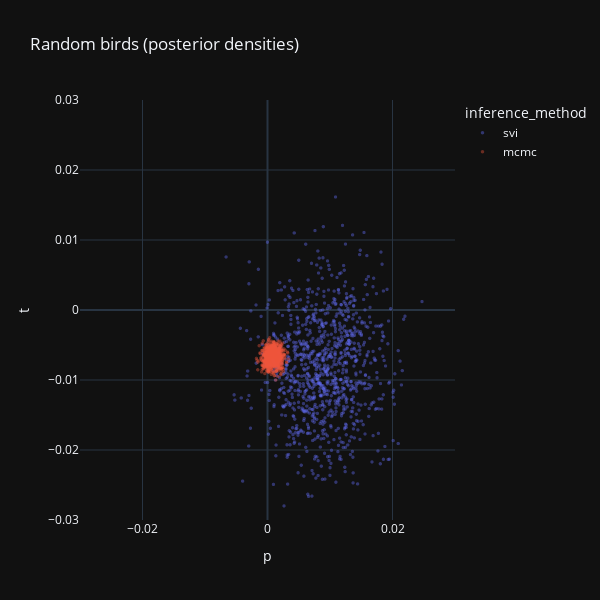

The cell this chart's notebook holds for it:
### Code cell
site_p_svi = random_sigmavar['p'].flatten().tolist()
site_t_svi = random_sigmavar['t'].flatten().tolist()
site_p_mcmc = random_sigmavar_mcmc['p'].flatten().tolist()
site_t_mcmc = random_sigmavar_mcmc['t'].flatten().tolist()

source_svi = ['svi'] * len(site_p_svi)
source_mcmc = ['mcmc'] * len(site_p_mcmc)

data = {
    'p': site_p_svi +  site_p_mcmc,
    't': site_t_svi +  site_t_mcmc,
    'inference_method': source_svi  + source_mcmc
}

df = pd.DataFrame(data)

fig = px.scatter(df, x='p', y='t', color='inference_method', 
                title='Random birds (posterior densities)',
                template='plotly_dark')

fig.update_xaxes(range=[-.03, .03])
fig.update_yaxes(range=[-.03, .03])

fig.update_layout(autosize=False,
        width=600,
        height=600
)

fig.update_traces(marker=dict(size=3.5, opacity=0.4))

fig.show()

### Figure 1 — Plotly figure (JSON) as saved in the notebook; plotly's stock layout.template omitted (floating-point values rounded to 4 significant figures; data arrays with more than 128 entries replaced by an {"elided": "..."} marker saying what was removed)
{"data": [{"hovertemplate": "inference_method=svi<br>p=%{x}<br>t=%{y}<extra></extra>", "legendgroup": "svi", "marker": {"color": "#636efa", "opacity": 0.4, "size": 3.5, "symbol": "circle"}, "mode": "markers", "name": "svi", "showlegend": true, "type": "scattergl", "x": {"elided": "1000 float values"}, "xaxis": "x", "y": {"elided": "1000 float values"}, "yaxis": "y"}, {"hovertemplate": "inference_method=mcmc<br>p=%{x}<br>t=%{y}<extra></extra>", "legendgroup": "mcmc", "marker": {"color": "#EF553B", "opacity": 0.4, "size": 3.5, "symbol": "circle"}, "mode": "markers", "name": "mcmc", "showlegend": true, "type": "scattergl", "x": {"elided": "1000 float values"}, "xaxis": "x", "y": {"elided": "1000 float values"}, "yaxis": "y"}], "layout": {"autosize": false, "height": 600, "legend": {"title": {"text": "inference_method"}, "tracegroupgap": 0}, "title": {"text": "Random birds (posterior densities)"}, "width": 600, "xaxis": {"anchor": "y", "domain": [0, 1], "range": [-0.03, 0.03], "title": {"text": "p"}}, "yaxis": {"anchor": "x", "domain": [0, 1], "range": [-0.03, 0.03], "title": {"text": "t"}}}}
